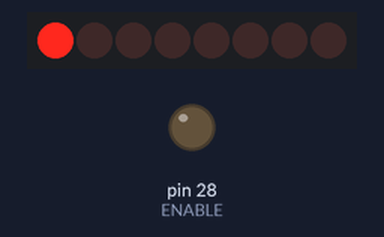
Recording of a sketch running on a simulated Arduino Mega 2560, built with avr-gcc and run on an emulated ATmega2560. On the bench: 8 shift-register outputs drawn as a row of LEDs (first output left, lit = HIGH), output pins drawn as LEDs (lit = HIGH). Wiring (inferred from the names in the program): shift register (74HC595): data pin 51; shift clock pin 53; latch pin 29. Wiring (inferred from the signals the program sends): row of LEDs: on Q0, Q1, Q2, Q3, Q4, Q5, Q6, Q7. Pins used as bus, display or sensor lines are not drawn.

Above: at 0.05 s.
At 0.65 s:
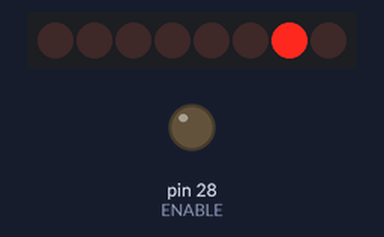
At 1.25 s:
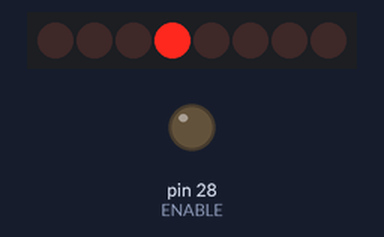
At 1.75 s:
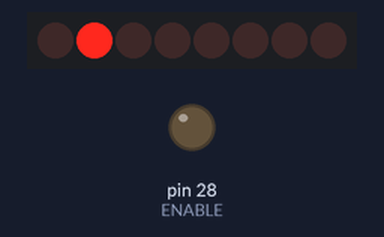
At 2.4 s:
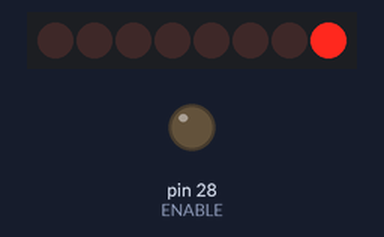
At 3.45 s:
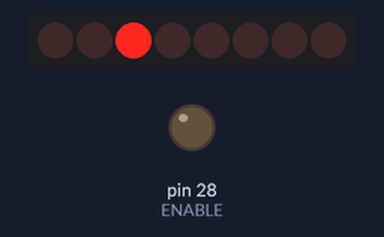
Timing chart, 0 to 3.8 s (numbered marks = the images above):
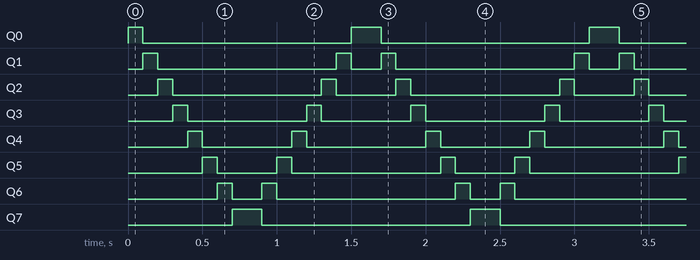

The sketch:

shiftOut.ino
```cpp
//Project: register level shiftout
//Author: Josh Dolgin
//Date: YY/MM/DD
//Status:
#define ENABLE 1<<PA6
#define LATCH 1<<PA7
#define DATA 1<<PB2
#define CLOCK 1<<PB0
uint8_t dir = 0xFF;

void setup() {
  DDRA |= LATCH | ENABLE;
  DDRB |= CLOCK | DATA;
  PORTA &= ~ENABLE;
}

void shiftout(uint8_t order, uint8_t value) {
  PORTA &= ~LATCH;
  uint8_t mask = order ? 0x80 : 0x01; // if non-zero (255), the mask changes based of the order
  for (uint8_t i = 0; i < 8; i++) {
    PORTB &= ~CLOCK;
    if (value & mask)
      PORTB |= DATA;
    else
      PORTB &= ~DATA;
    PORTB |= CLOCK;
    value = order ? value << 1 : value>>1;
  }
  PORTA |= LATCH;
}

void loop() {
  for (uint8_t i = 0; i < 8; i++) {
    shiftout(dir, 1 << i);
    delay(100);
  }
  dir = ~dir;
}
```

Measured:
- by itself, Q0: repeats every 1.6 s: LOW 1.4 s, HIGH 0.20 s
- by itself, Q1: repeats every 1.6 s: LOW 1.2 s, HIGH 0.10 s, LOW 0.20 s, HIGH 0.10 s
- by itself, Q2: repeats every 1.6 s: LOW 1.0 s, HIGH 0.10 s, LOW 0.40 s, HIGH 0.10 s
- by itself, Q3: repeats every 1.6 s: LOW 0.80 s, HIGH 0.10 s, LOW 0.60 s, HIGH 0.10 s
- by itself, Q4: repeats every 1.6 s: LOW 0.60 s, HIGH 0.10 s, LOW 0.80 s, HIGH 0.10 s
- by itself, Q5: repeats every 1.6 s: LOW 0.40 s, HIGH 0.10 s, LOW 1.0 s, HIGH 0.10 s
- by itself, Q6: repeats every 1.6 s: LOW 0.20 s, HIGH 0.10 s, LOW 1.2 s, HIGH 0.10 s
- by itself, Q7: alternates HIGH for 0.20 s and LOW for 1.4 s
